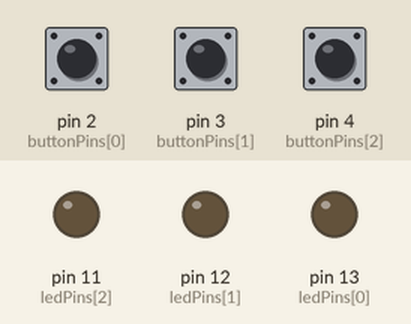
The sketch below on a simulated Arduino Uno, built with avr-gcc and run on an emulated ATmega328P. Parts: output pins drawn as LEDs (lit = HIGH). The test bench sets the inputs (shaded band); at power-on: pin 2 (buttonPins[0]) LOW, pin 3 (buttonPins[1]) LOW, pin 4 (buttonPins[2]) LOW.

Above: at 1.2 s.
1.3 s: pin 2 (buttonPins[0]) pulled HIGH for 0.15 s
At 1.37 s:
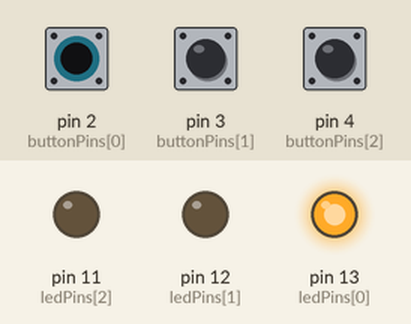
2.9 s: pin 3 (buttonPins[1]) pulled HIGH for 0.15 s
At 2.97 s:
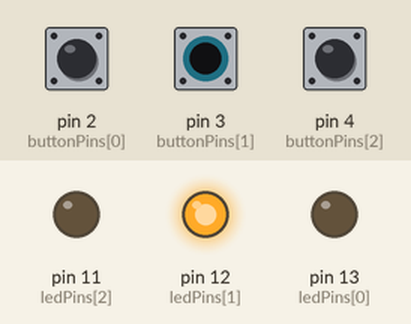
4.5 s: pin 4 (buttonPins[2]) pulled HIGH for 0.15 s
At 4.57 s:
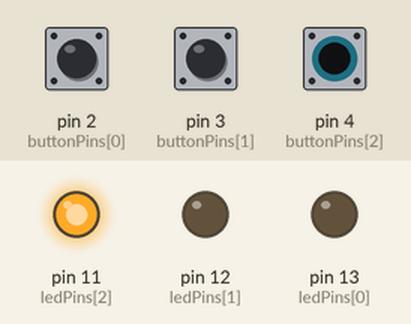
6.1 s: pin 4 (buttonPins[2]) pulled HIGH for 3.2 s
At 10.2 s:
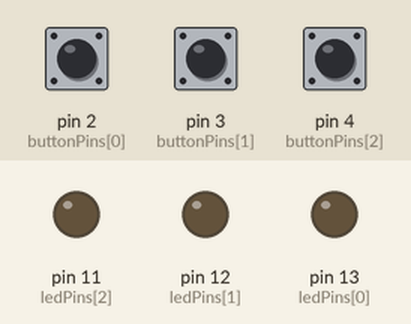
10.8 s: pin 2 (buttonPins[0]) pulled HIGH for 3.2 s
At 11.4 s:
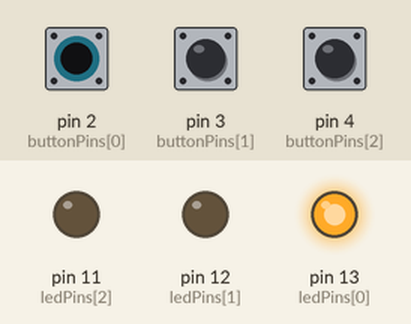
15.5 s: pin 2 (buttonPins[0]) driven HIGH and pin 3 (buttonPins[1]) driven HIGH
At 16.1 s:
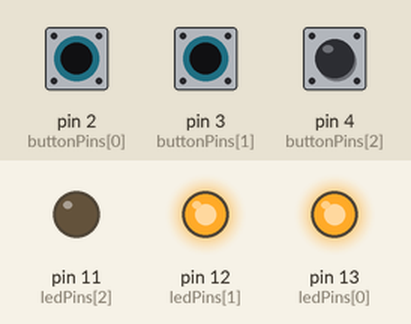
Timing chart, 0 to 18.0 s (numbered marks = the images above; inputs shaded):
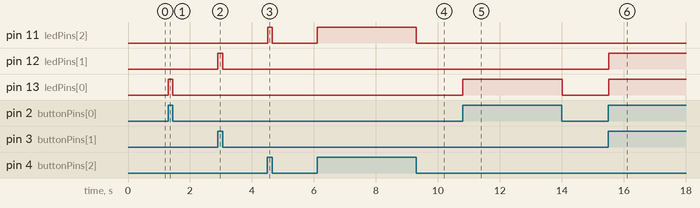

Measured:
- after the input at 1.3 s, pin 13 (ledPins[0]): LOW → HIGH at once, → LOW 0.15 s later
- after the input at 2.9 s, pin 12 (ledPins[1]): LOW → HIGH at once, → LOW 0.15 s later
- after the input at 4.5 s, pin 11 (ledPins[2]): LOW → HIGH at once, → LOW 0.15 s later
- after the input at 6.1 s, pin 11 (ledPins[2]): LOW → HIGH at once, → LOW 3.2 s later
- after the input at 10.8 s, pin 13 (ledPins[0]): LOW → HIGH at once, → LOW 3.2 s later
- after the input at 15.5 s, pin 12 (ledPins[1]), pin 13 (ledPins[0]): LOW → HIGH at once

The sketch:

3buttons-3leds-code.ino
```cpp
const int buttonPins[3]={2,3,4};  // the number of the pushbutton pin
const int ledPins[3]= {13,12,11};
// variables will change:
int buttonStates[3]= {0,0,0};  // variable for reading the pushbutton status

void setup() {
  for (int i=0; i<3;i++) {
  // initialize the LED pin as an output:
    pinMode(ledPins[i], OUTPUT);
  // initialize the pushbutton pin as an input:
    pinMode(buttonPins[i], INPUT);
  }
}

void loop() {
  for (int i = 0; i<3;i++) {
  // read the state of the pushbutton value:
    buttonStates[i]= digitalRead(buttonPins[i]);

  // check if the pushbutton is pressed. If it is, the buttonState is HIGH:
  if (buttonStates[i] == HIGH) {
    // turn LED on:
    digitalWrite(ledPins[i], HIGH);
  } else {
    // turn LED off:
    digitalWrite(ledPins[i], LOW);
  }
}
}
```
